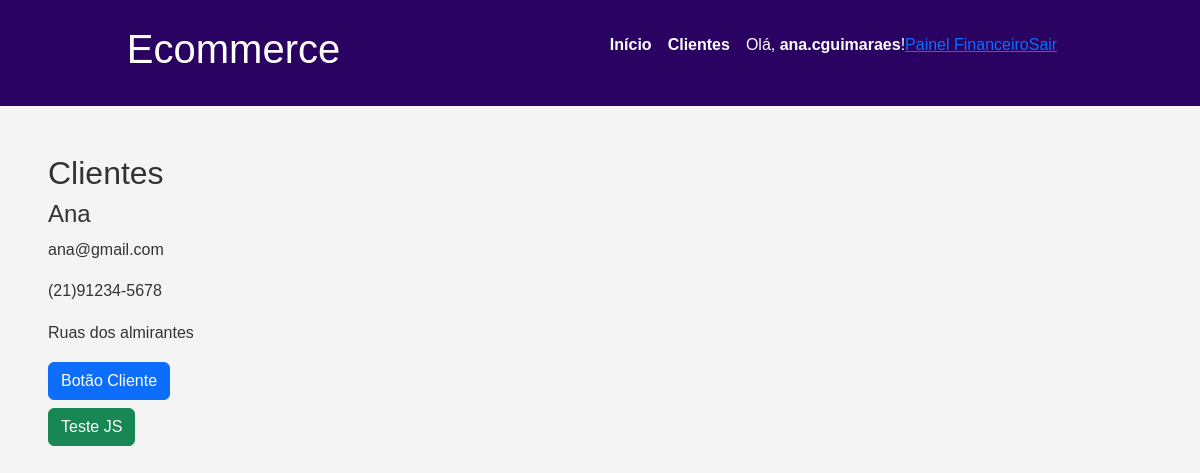
The app's page /clientes/ (signed in) with its own data.
### clientes/models.py (models this page shows, shortened)
class Cliente(models.Model):
    nome = models.CharField(max_length=100)
    email = models.EmailField()
    telefone = models.CharField(max_length=20)
    endereco = models.TextField()

### clientes/views.py (the view)
# urls.py: path('', views.clientes_view, name='clientes'),
def clientes_view(request):
    clientes = Cliente.objects.all()
    return render(request, 'clientes/index.html', {'clientes': clientes})

### clientes/templates/clientes/index.html (shortened to what this page needs)
{% extends 'base.html' %}
{% block content %}
    <h2>Clientes</h2>
    <div>
        {% for cliente in clientes %}
            <h4>{{ cliente.nome }}</h4>
            <p>{{ cliente.email }}</p>
            <p>{{ cliente.telefone }}</p>
            <p>{{ cliente.endereco }}</p>
        {% endfor %}
        <button id="id-cliente" class="btn btn-primary mb-2">Botão Cliente</button>
    </div>
{% endblock %}

### templates/components/_navbar.html
<header class="header">
    <h1>Ecommerce</h1>
    <nav>
        <ul class="menu">
            <li><a href="{% url 'home' %}">Início</a></li>
            <li><a href="{% url 'clientes' %}">Clientes</a></li>
            {% if user.is_authenticated %}
                <span>Olá, <strong>{{user.username}}</strong>!</span>
                {% if perms.loja.view_relatorio_vendas %}
                <a href="{% url 'painel_financeiro' %}">Painel Financeiro</a>
                {% endif %}
                <a href="{% url 'logout_cliente' %}">Sair</a>
            {% else %}
                <a href="{% url 'login_cliente' %}">Fazer Login</a>
            {% endif %}
        </ul>
    </nav>
</header>

### static/css/style.css (style rules this page uses)
* { margin: 0; padding: 0; box-sizing: border-box; }
html, body { font-family: Arial, Helvetica, sans-serif; background-color: #f4f4f4; color: #333; line-height: 1.6; }
.header { background-color: #2a0262; color: #fff; padding: 1rem 0; display: flex; justify-content: space-around; align-items: center; }
.menu { color: #fff; padding: 1rem; display: flex; }
.menu li { list-style: none; margin-right: 1rem; }
.menu li a { color: #fff; font-weight: bold; text-decoration: none; }

### records on screen
Cliente: nome "Ana", email "ana@gmail.com", telefone "(21)91234-5678", endereco "Ruas dos almirantes"

### other values on screen
{{ user.username }} "ana.cguimaraes"
